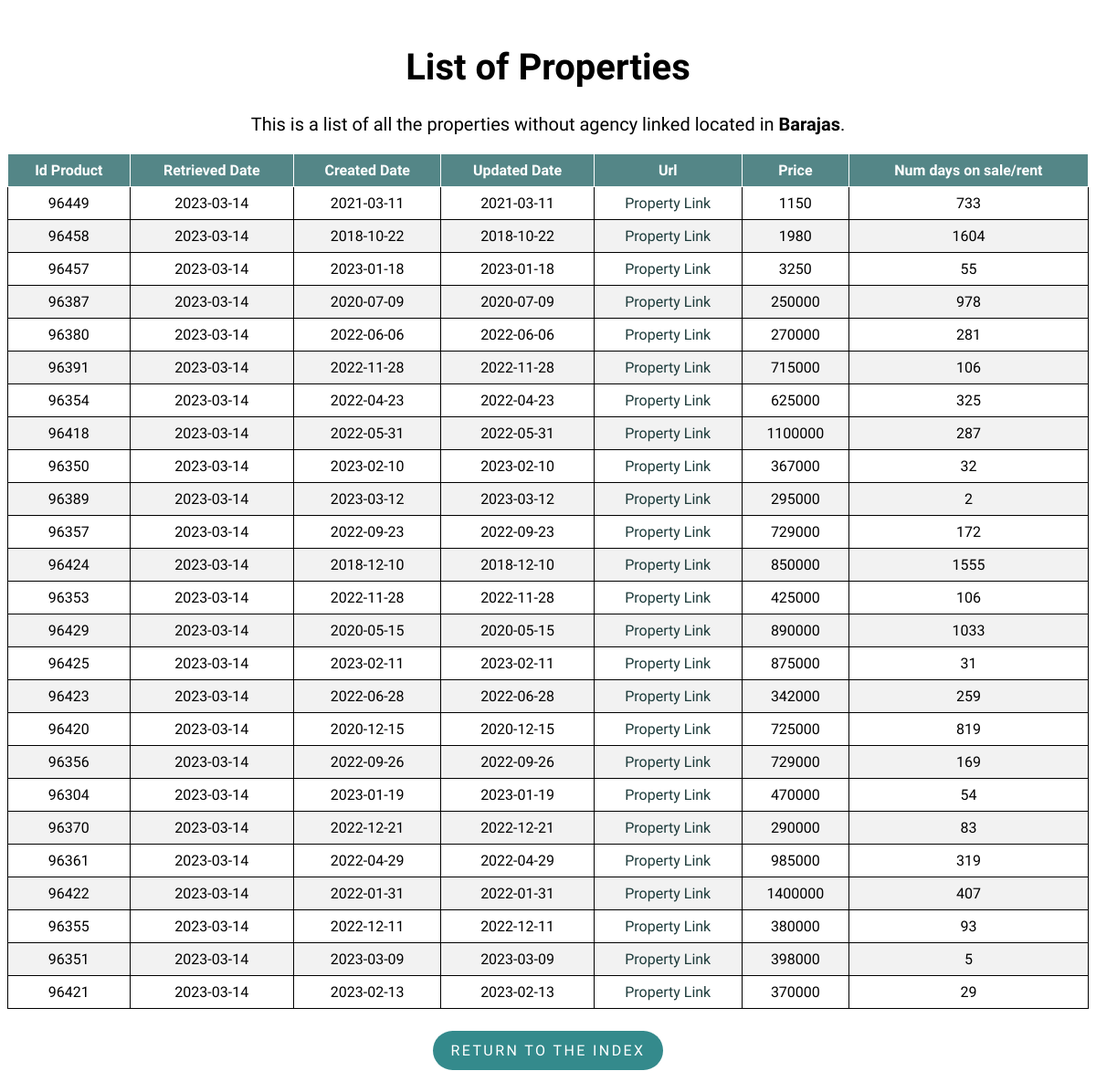
Screenshot of /property/Barajas with the database file from the repository.
### flask-app/app.py (models this page shows)
class Property(db.Model):
    __tablename__ = 'properties'
    id_product = db.Column(db.Integer, primary_key=True)
    retrieved_date = db.Column(db.Date)
    created_date = db.Column(db.Date)
    url = db.Column(db.Text)
    mobile = db.Column(db.Integer)
    agency = db.Column(db.Text)
    real_estate_id = db.Column(db.Integer)
    price = db.Column(db.Integer)
    type_id = db.Column(db.Integer)
    trans_type_id = db.Column(db.Integer)
    location = db.Column(db.Text)
    num_days = db.Column(db.Integer)
    updated_date = db.Column(db.Date)

### flask-app/app.py (the view)
@app.route('/property/<location>', methods=['GET', 'POST'])
def property(location):
    properties = Property.query.filter_by(
        type_id=1, location=location).order_by(Property.url).distinct()
    return render_template('list.html', properties=properties, location=location)

### flask-app/templates/list.html (shortened to what this page needs)
<!DOCTYPE html>
<html lang="en">
<head>
    <link rel="stylesheet" type="text/css" href="{{ url_for('static', filename='styles/style.css') }}">
    <link rel="stylesheet" type="text/css" href="{{ url_for('static', filename='styles/tablesort.css') }}">
</head>
<body>
    <h1 class="list_header" style="font-size:40px;">List of Properties</h1>
    <p class="list_header" style="margin-top: 25px;font-size:20px;">This is a list of all the properties without agency linked located in
        <strong>{{ location }}</strong>.
    </p>
    <table class="table table-sortable">
        <thead>
            <tr>
                <th>Id Product</th>
                <th>Retrieved Date</th>
                <th>Created Date</th>
                <th>Updated Date</th>
                <th>Url</th>
                <th>Price</th>
                <th>Num days on sale/rent</th>
            </tr>
        </thead>
        <tbody>
            {% for property in properties %}
            <tr>
                <td>{{ property.id_product }}</td>
                <td>{{ property.retrieved_date }}</td>
                <td>{{ property.created_date }}</td>
                <td>{{ property.updated_date }}</td>
                <td>
                    <a class="property_link" href={{ property.url }}>Property Link</a>
                </td>
                <td><a>{{ property.price }}</a></td>
                <td>{{ property.num_days }}</td>
            </tr>
            {% endfor %}
        </tbody>
    </table>
    <div class = "btn_container">
        <p class="return_btn"><a class = "btn_link" href="{{ url_for('index') }}">Return to the index</a></p>
    </div>
</body>
</html>

### flask-app/static/styles/style.css (style rules this page uses)
body { font-family: 'Muli','Open Sans','Open Sans-fallback',sans-serif; }
table, th, td { border: 1px solid; }
table { width: 100%; border-collapse: collapse; }
th, td { text-align: center; padding: 8px; }
tr:nth-child(even) { background-color: #f2f2f2 }
th { background-color: rgb(84, 134, 135); color: white; }
.index_header, .list_header { margin-top: 50px; text-align: center; }
a.property_link { text-decoration: none; }
a.property_link:link, a.property_link:visited { color: rgb(28, 58, 58); }
.return_btn { display: inline-block; padding: .75rem 1.25rem; border-radius: 10rem; text-transform: uppercase; font-size: 1rem; letter-spacing: .15rem; transition: all .3s; position: relative; overflow: hidden; z-index: 1; background-color: rgb(52, 138, 140); }
.btn_link { text-decoration: none; color: #fff; }
.btn_container { margin-top: 8px; display: flex; justify-content: center; align-items: center; }

### flask-app/static/styles/tablesort.css (style rules this page uses)
.table-sortable th { cursor: pointer; }

### rows the page displays
Property: id_product "96449", retrieved_date "2023-03-14", created_date "2021-03-11", updated_date "2021-03-11", price "1150", num_days "733"
Property: id_product "96458", retrieved_date "2023-03-14", created_date "2018-10-22", updated_date "2018-10-22", price "1980", num_days "1604"
Property: id_product "96457", retrieved_date "2023-03-14", created_date "2023-01-18", updated_date "2023-01-18", price "3250", num_days "55"
Property: id_product "96387", retrieved_date "2023-03-14", created_date "2020-07-09", updated_date "2020-07-09", price "250000", num_days "978"
Property: id_product "96380", retrieved_date "2023-03-14", created_date "2022-06-06", updated_date "2022-06-06", price "270000", num_days "281"
Property: id_product "96391", retrieved_date "2023-03-14", created_date "2022-11-28", updated_date "2022-11-28", price "715000", num_days "106"
Property: id_product "96354", retrieved_date "2023-03-14", created_date "2022-04-23", updated_date "2022-04-23", price "625000", num_days "325"
Property: id_product "96418", retrieved_date "2023-03-14", created_date "2022-05-31", updated_date "2022-05-31", price "1100000", num_days "287"
Property: id_product "96350", retrieved_date "2023-03-14", created_date "2023-02-10", updated_date "2023-02-10", price "367000", num_days "32"
Property: id_product "96389", retrieved_date "2023-03-14", created_date "2023-03-12", updated_date "2023-03-12", price "295000", num_days "2"
Property: id_product "96357", retrieved_date "2023-03-14", created_date "2022-09-23", updated_date "2022-09-23", price "729000", num_days "172"
Property: id_product "96424", retrieved_date "2023-03-14", created_date "2018-12-10", updated_date "2018-12-10", price "850000", num_days "1555"
Property: id_product "96353", retrieved_date "2023-03-14", created_date "2022-11-28", updated_date "2022-11-28", price "425000", num_days "106"
Property: id_product "96429", retrieved_date "2023-03-14", created_date "2020-05-15", updated_date "2020-05-15", price "890000", num_days "1033"
Property: id_product "96425", retrieved_date "2023-03-14", created_date "2023-02-11", updated_date "2023-02-11", price "875000", num_days "31"
Property: id_product "96423", retrieved_date "2023-03-14", created_date "2022-06-28", updated_date "2022-06-28", price "342000", num_days "259"
Property: id_product "96420", retrieved_date "2023-03-14", created_date "2020-12-15", updated_date "2020-12-15", price "725000", num_days "819"
Property: id_product "96356", retrieved_date "2023-03-14", created_date "2022-09-26", updated_date "2022-09-26", price "729000", num_days "169"
Property: id_product "96304", retrieved_date "2023-03-14", created_date "2023-01-19", updated_date "2023-01-19", price "470000", num_days "54"
Property: id_product "96370", retrieved_date "2023-03-14", created_date "2022-12-21", updated_date "2022-12-21", price "290000", num_days "83"
Property: id_product "96361", retrieved_date "2023-03-14", created_date "2022-04-29", updated_date "2022-04-29", price "985000", num_days "319"
Property: id_product "96422", retrieved_date "2023-03-14", created_date "2022-01-31", updated_date "2022-01-31", price "1400000", num_days "407"
Property: id_product "96355", retrieved_date "2023-03-14", created_date "2022-12-11", updated_date "2022-12-11", price "380000", num_days "93"
Property: id_product "96351", retrieved_date "2023-03-14", created_date "2023-03-09", updated_date "2023-03-09", price "398000", num_days "5"
Property: id_product "96421", retrieved_date "2023-03-14", created_date "2023-02-13", updated_date "2023-02-13", price "370000", num_days "29"

### other values shown
{{ location }} "Barajas"
